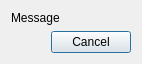
<?xml version="1.0" encoding="UTF-8"?>
<ui version="4.0">
 <class>Dialog</class>
 <widget class="QDialog" name="Dialog">
  <property name="geometry">
   <rect>
    <x>0</x>
    <y>0</y>
    <width>282</width>
    <height>87</height>
   </rect>
  </property>
  <property name="windowTitle">
   <string>Quanty Calculation</string>
  </property>
  <property name="modal">
   <bool>true</bool>
  </property>
  <layout class="QVBoxLayout" name="verticalLayout">
   <property name="sizeConstraint">
    <enum>QLayout::SetFixedSize</enum>
   </property>
   <item>
    <widget class="QLabel" name="label">
     <property name="text">
      <string>Message</string>
     </property>
    </widget>
   </item>
   <item>
    <layout class="QHBoxLayout" name="horizontalLayout">
     <item>
      <spacer name="horizontalSpacer">
       <property name="orientation">
        <enum>Qt::Horizontal</enum>
       </property>
       <property name="sizeHint" stdset="0">
        <size>
         <width>40</width>
         <height>20</height>
        </size>
       </property>
      </spacer>
     </item>
     <item>
      <widget class="QPushButton" name="cancelButton">
       <property name="text">
        <string>Cancel</string>
       </property>
      </widget>
     </item>
    </layout>
   </item>
  </layout>
 </widget>
 <resources/>
 <connections/>
</ui>
